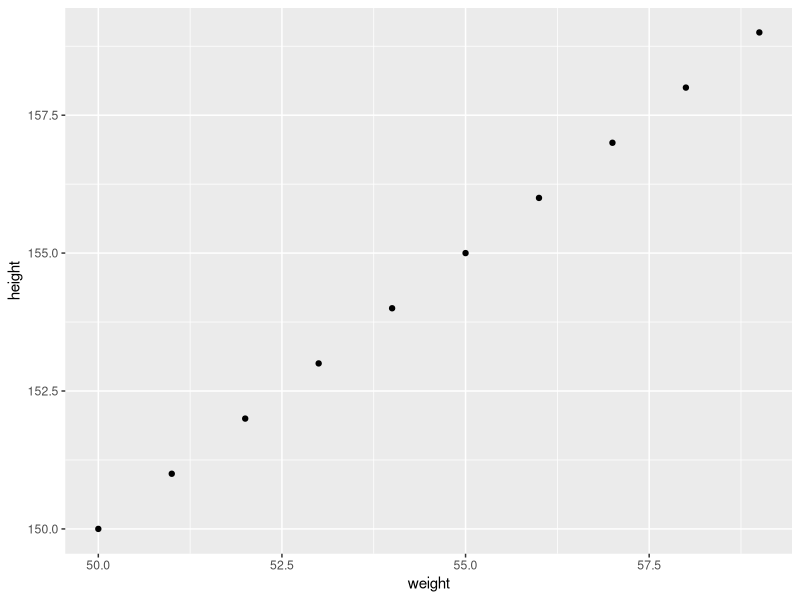

Here is the R script that generated this plot:
## ---- chunk 1
knitr::opts_chunk$set(echo = TRUE)
## ---- chunk 2
library(tidyverse)
library(knitr)
## ---- chunk 3
weight <- c(50, 51, 52, 53, 54, 55, 56, 57, 58, 59)
height <- 150:159
df <- data.frame(weight, height)
df
## ---- chunk 4
library(ggplot2)
ggplot(df, aes(x=weight, y=height)) +
  geom_point()
## ---- chunk 5
weight <- c(50, 51, 52, 53, 54, 55, 56, 57, 58, 59)
height <- 150:159
df <- data.frame(weight, height)
df
## ---- chunk 6
weight <- c(50, 51, 52, 53, 54, 55, 56, 57, 58, 59)
height <- 150:159
df <- data.frame(weight, height)
df
